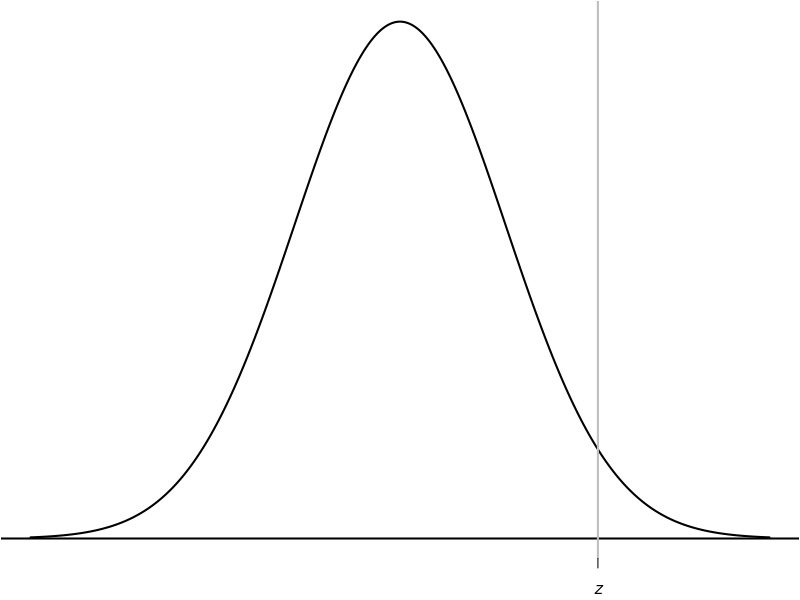

Recreate this plot in R. (Note: this script raises an error after producing the figure.)
## ---- chunk 1
par(mar = c(2.1, 
            0.05, 
            0.05, 
            0.05))
delta <- 0.01
z <- seq(-3.5, 3.5, 
         by = delta)
zy <- dnorm(z)

zval <- 1.875

plot( zy ~ z,
      lwd = 2,
      type = "l",
      xlab = "",
      ylab = "",
      axes = FALSE)
#axis(side=1, at=-3:3)
axis(side = 1, 
     at = zval, 
     label = expression(italic(z)))
abline(h = 0, 
       lwd = 2)

abline(v = zval, 
       lwd = 2, 
       col = "grey")

xshade <- c(  seq(min(z), 
                  zval, 
                  by =  delta),
              seq(zval, 
                  min(z), 
                  by = -delta) )
yshade <- c( rep(0, length(xshade)/2),
             rev(zy[ z<zval]) )
            
polygon( xshade, 
         yshade, 
         col = plot.colour)

arrows(-2.5, 
       max(zy)/2,
       0, 
       max(zy)/2, 
       angle = 15,
       length = 0.1)
text(-2.5, max(zy)/2, 
     "Area",
     pos = 3)
## ---- chunk 2
z1 <- c( z1n <- seq(-3.5, 0, 
                    by = 0.1), 
         z1p <- seq(0, 3.5, 
                    by = 0.1))  # As zero gets two rows: pos and neg
z2 <- seq(0.00, 0.09, 
          by = 0.01)

Ztab <- array( dim = c(length(z1), 
                       length(z2)) )  

colnames(Ztab) <- sprintf("%.2f", z2 )
rownames(Ztab) <- paste("$", sprintf("%.1f", z1), "$")
rownames(Ztab)[length(z1n)] <- "$-0.0$"
rownames(Ztab)[length(z1n)+1] <- "$0.0$"

zero.count <- 0
for (i in 1:length(z1)){
  
  if ( z1[i] > 0 ){
    Ztab[i, ] <- pnorm( z1[i] + z2 )
  } 
  if ( z1[i] == 0 ){
    if (zero.count == 0 ){ # The first zero row: negative 0.00
      zero.count <- zero.count + 1 
      Ztab[i, ] <- pnorm( z1[i] - z2 )
      
    } else {               # The second zero row: positive 0.00
      Ztab[i, ] <- pnorm( z1[i] + z2 )
    }
  }
  if ( z1[i] < 0 ){
    Ztab[i, ] <- pnorm( z1[i] - z2 )
  }
}

## ---- chunk 3
ZtabNeg <-  formatC( Ztab[1: length(z1n), ], # For small values, that otherwise end up in sci notation
                     format = "f",
                     digits = 4)   

if( knitr::is_latex_output()) {
   kable(ZtabNeg,
        format = "latex",
        caption = "The probability that the area is less than the value of $z$ that is looked up",
        digits = 4,
        longtable = TRUE,
        escape = FALSE,
        align="r",
        booktab = TRUE) %>%
      kable_styling(font_size = 9)        

} else {# knitr::pandoc_to("epub3") ) {
   kable(ZtabNeg,
        format = "html",
        caption = "The probability that the area is less than the value of $z$ that is looked up",
        digits = 4,
        longtable = TRUE,
        escape = FALSE,
        align="r",
        booktab = TRUE)        
}
## ---- chunk 4
par(mar = c(2.1, 
            0.05, 
            0.05, 
            0.05))
delta <- 0.01
z <- seq(-3.5, 3.5, 
         by = delta)
zy <- dnorm(z)

zval <- 1.875

plot( zy ~ z,
      lwd = 2,
      type = "l",
      xlab = "",
      ylab = "",
      axes = FALSE)
#axis(side=1, at=-3:3)
axis(side = 1, 
     at = zval, 
     label = expression( italic(z) ) )
abline(h = 0, 
       lwd = 2)

abline(v = zval, 
       lwd = 2, 
       col = "grey")

xshade <- c(  seq(min(z), 
                  zval, 
                  by = delta),
              seq(zval, 
                  min(z), 
                  by = -delta) )
yshade <- c( rep(0, length(xshade)/2),
             rev(zy[ z<zval]) )
            
polygon( xshade, yshade, 
         col = plot.colour)

arrows(-2.5, 
       max(zy)/2,
       0, 
       max(zy)/2, 
       angle = 15,
       length = 0.1)
text(-2.5, max(zy)/2, 
     "Area",
     pos = 3)
## ---- chunk 5
ZtabPos <- formatC( Ztab[ (length(z1n) + 1): length(z1), ],
                    format = "f",
                    digits = 4)

if( knitr::is_latex_output() ) {

   kable(ZtabPos,
        format = "latex",
        caption = "The probability that the area is less than the value of $z$ that is looked up",
        digits = 4,
        longtable = TRUE,
        escape = FALSE,
        align = "r",
        booktab = TRUE) %>%
      kable_styling(font_size = 9)
}
if( knitr::pandoc_to("epub3")) {
   kable(Ztab[ (length(z1n) + 1): length(z1), ],
        format = "html",
        caption = "The probability that the area is less than the value of $z$ that is looked up",
        digits = 4,
        longtable = TRUE,
        escape = FALSE,
        align = "r",
        booktab = TRUE) 
}
